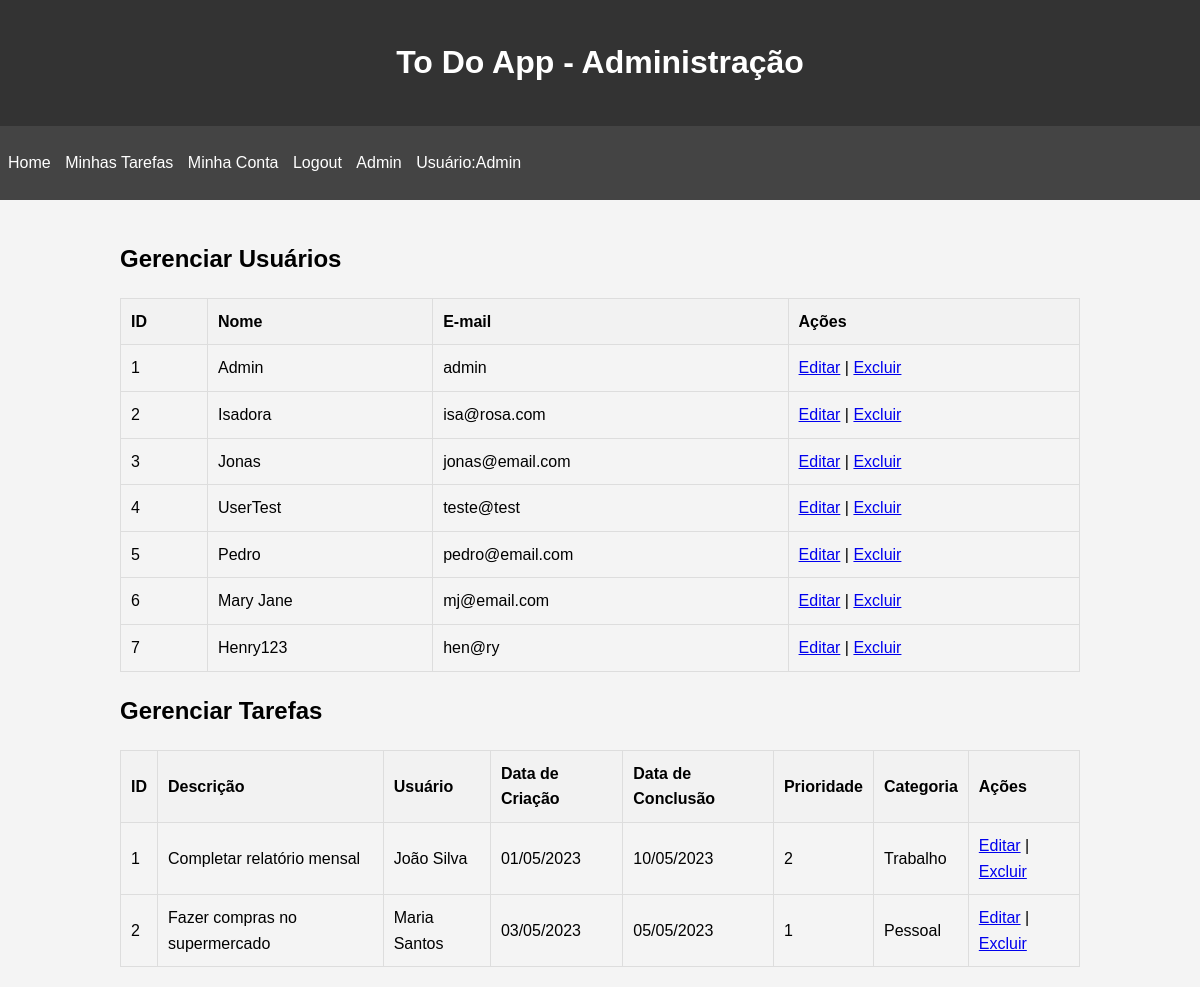
Page /admin (signed in) on the earlier database version.
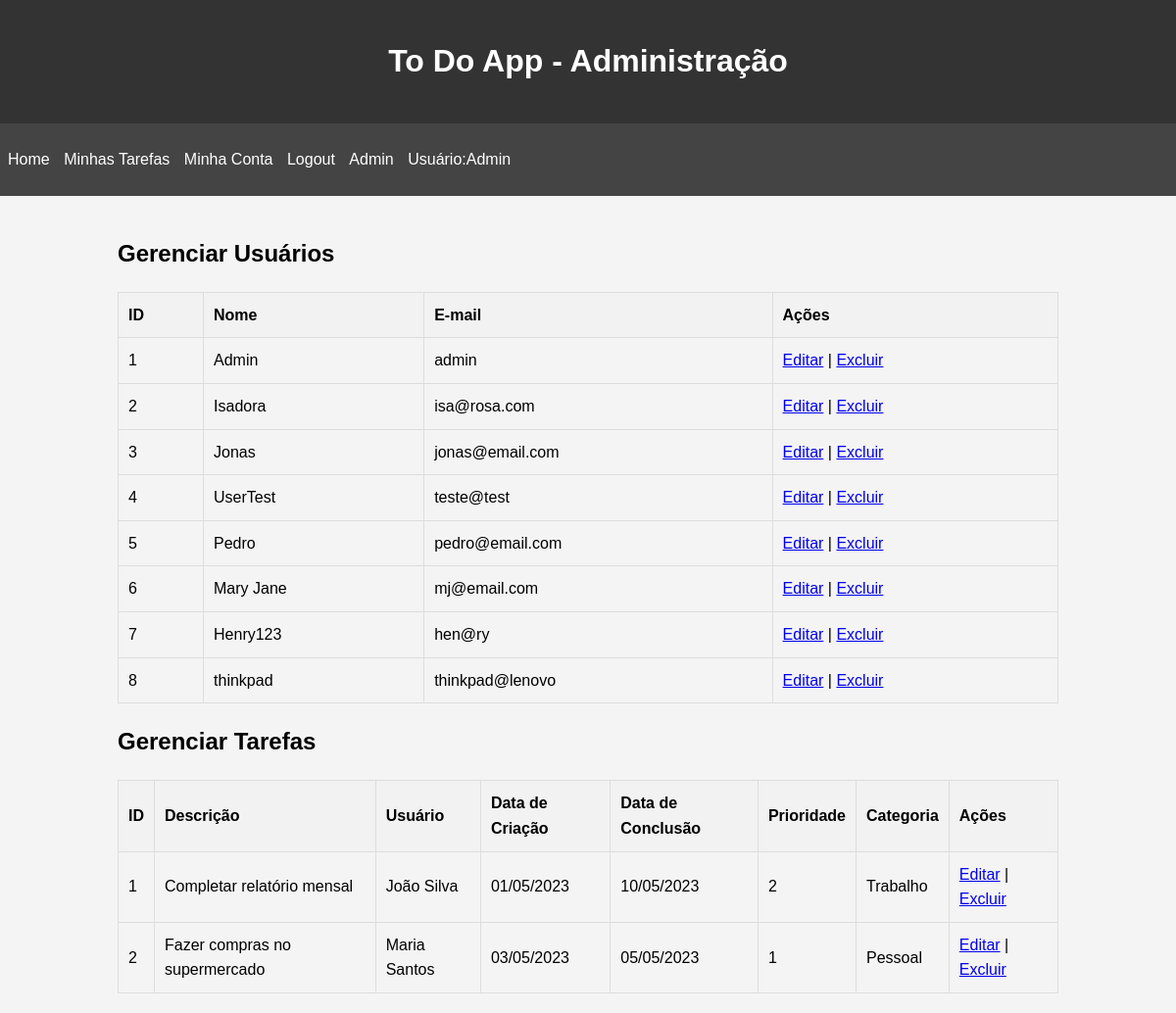
Same page on the later database version.
### tables this page shows
CREATE TABLE users (
        id INTEGER PRIMARY KEY AUTOINCREMENT,
        name VARCHAR(100) NOT NULL,
        email VARCHAR(100) NOT NULL UNIQUE,
        password VARCHAR(255) NOT NULL,
        is_admin BOOLEAN DEFAULT 0);

### src/Controller/TaskController.php (called while the page is built, shortened)
<?php
class TaskController
{
    public function adminPage(): void
    {
        $users = $this->userRepository->all();
        require_once __DIR__ . "/../../view/admin.php";
    }
}

### src/Repository/UserRepository.php (called while the page is built, shortened)
<?php
class UserRepository
{
    private PDO $pdo;
    public function __construct(PDO $pdo)
    {
        $this->pdo = $pdo;
    }
    private function hydrateUser(array $data): User
    {
        $user = new User($data['name'], $data['email'],  $data['is_admin']);
        $user->setId($data['id']);
        $user->setPassword($data['password']);
        return $user;
    }
    public function all()
    {
        $stmt = $this->pdo->query('SELECT * FROM users');
        $users = $stmt->fetchAll(PDO::FETCH_ASSOC);
        return array_map($this->hydrateUser(...), $users);
    }
}

### src/Entity/User.php (called while the page is built, shortened)
<?php
class User
{
    public function __construct(string $name, string $email, ?int $is_admin = 0)
    {
        $this->name = $name;
        $this->email = $email;
    }
    public function setId(int $id): void
    {
        $this->id = $id;
    }
}

### view/admin.php (the view, shortened to what this page needs)
    <?php include_once 'Includes/header.php'; ?>
    <div class="container">
        <h2>Gerenciar Usuários</h2>
        <table>
            <thead>
                <tr>
                    <th>ID</th>
                    <th>Nome</th>
                    <th>E-mail</th>
                    <th>Ações</th>
                </tr>
            </thead>
            <?php foreach($users as $user): ?>
            <tbody>
                <tr>
                <td><?= $user->id; ?></td>
                    <td><?= $user->name; ?></td>
                    <td><?= $user->email; ?></td>
                    <td>
                        <a href="/editar-user?id=<?= $user->id ?>">Editar</a> |
                        <a href="/excluir-user?id=<?= $user->id ?>">Excluir</a>
                    </td>
                </tr>
            </tbody>
            <?php endforeach; ?>
        </table>
        <h2>Gerenciar Tarefas</h2>
        <table>
            <thead>
                <tr>
                    <th>ID</th>
                    <th>Descrição</th>
                    <th>Usuário</th>
                    <th>Data de Criação</th>
                    <th>Data de Conclusão</th>
                    <th>Prioridade</th>
                    <th>Categoria</th>
                    <th>Ações</th>
                </tr>
            </thead>
            <tbody>
                <tr>
                    <td>1</td>
                    <td>Completar relatório mensal</td>
                    <td>João Silva</td>
                    <td>01/05/2023</td>
                    <td>10/05/2023</td>
                    <td>2</td>
                    <td>Trabalho</td>
                    <td>
                        <a href="#">Editar</a> |
                        <a href="#">Excluir</a>
                    </td>
                </tr>
                <tr>
                    <td>2</td>
                    <td>Fazer compras no supermercado</td>
                    <td>Maria Santos</td>
                    <td>03/05/2023</td>
                    <td>05/05/2023</td>
                    <td>1</td>
                    <td>Pessoal</td>
                    <td>
                        <a href="edit-task.html">Editar</a> |
                        <a href="#">Excluir</a>
                    </td>
                </tr>
            </tbody>
        </table>
    </div>
</body>
</html>

### public/index.php (shortened to what this page needs)
<?php
$dbPath = __DIR__ . '/../db.sqlite';
$pdo = new PDO("sqlite:$dbPath");
$path = $_SERVER['PATH_INFO'] ?? '/';
$userRepository = new UserRepository($pdo);
$taskRepository = new TaskRepository($pdo);
$taskController = new TaskController($taskRepository, $userRepository);
switch ($path) {
    case '/admin':
        $taskController->adminPage();
        break;
}

### view/Includes/header.php (shortened to what this page needs)
<!DOCTYPE html>
<html lang="pt-BR">
<head>
    <link rel="stylesheet" href="./css/styles.css">
</head>
<body>
    <header>
        <h1>To Do App - Administração</h1>
    </header>
    <nav>
        <ul>
            <li><a href="/">Home</a></li>
            <li><a href="/tasks">Minhas Tarefas</a></li>
            <li><a href="/user?id=<?= $_SESSION['id']?>" >Minha Conta</a></li>
            <li><a href="/logout">Logout</a></li>
            <?php if (array_key_exists('is_admin', $_SESSION) and  $_SESSION['is_admin'] == 1){
                echo "<li><a href=\"/admin\">Admin</a></li>";
            } ?>
            <li><a>Usuário:<?= $_SESSION['nome']?></a></li>
        </ul>
    </nav>

### public/css/styles.css (style rules this page uses)
body { font-family: Arial, sans-serif; line-height: 1.6; margin: 0; padding: 0; background-color: #f4f4f4; }
.container { width: 80%; margin: auto; overflow: hidden; padding: 20px; }
header { background: #333; color: #fff; padding: 1rem; text-align: center; }
nav { background: #444; color: #fff; padding: 0.5rem; }
nav ul { padding: 0; list-style: none; }
nav ul li { display: inline; margin-right: 10px; }
nav ul li a { color: #fff; text-decoration: none; }
table { width: 100%; border-collapse: collapse; }
table, th, td { border: 1px solid #ddd; }
th, td { padding: 10px; text-align: left; }
th { background-color: #f2f2f2; }

Differences in the rows shown:
added users: id "8", name "thinkpad", email "thinkpad@lenovo"
